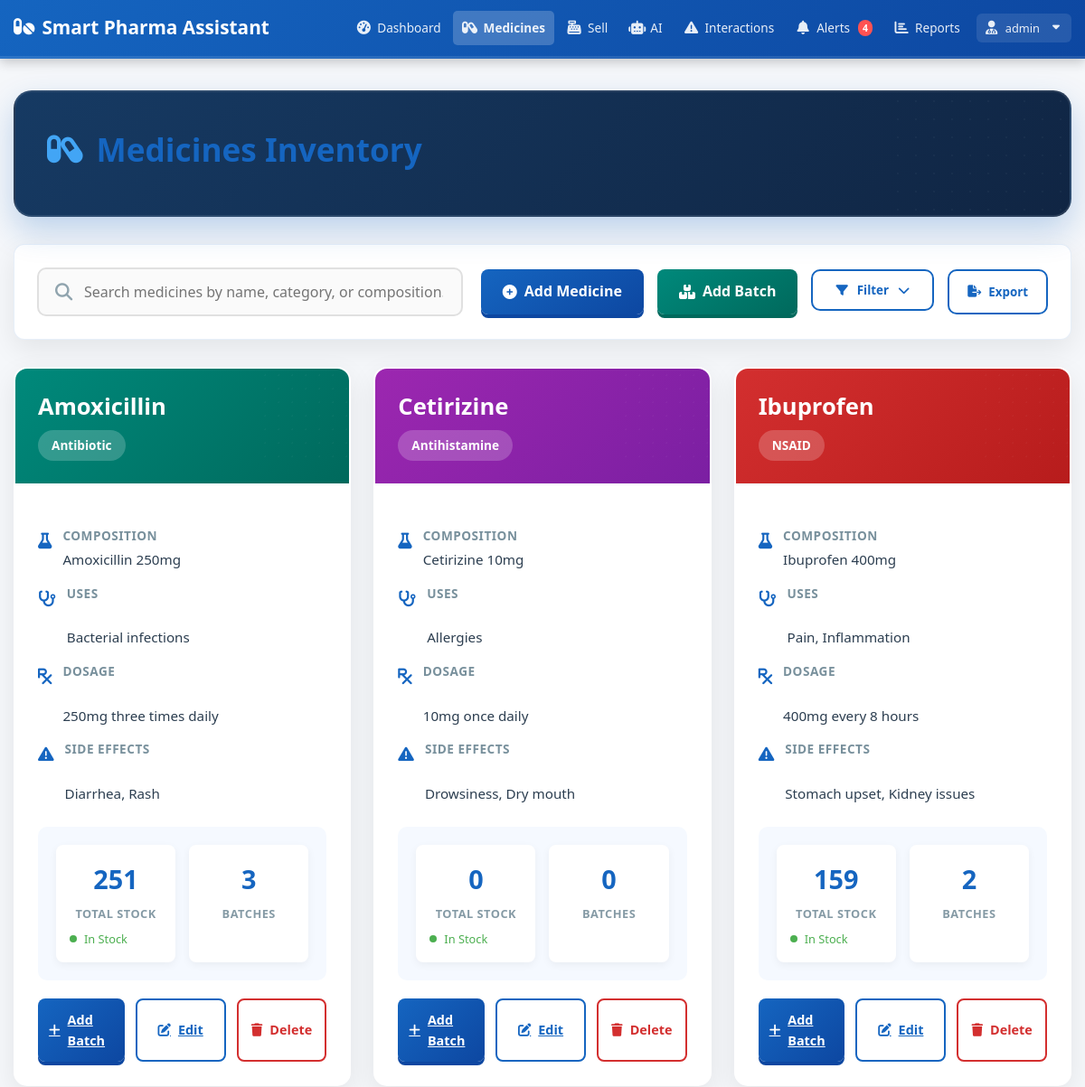
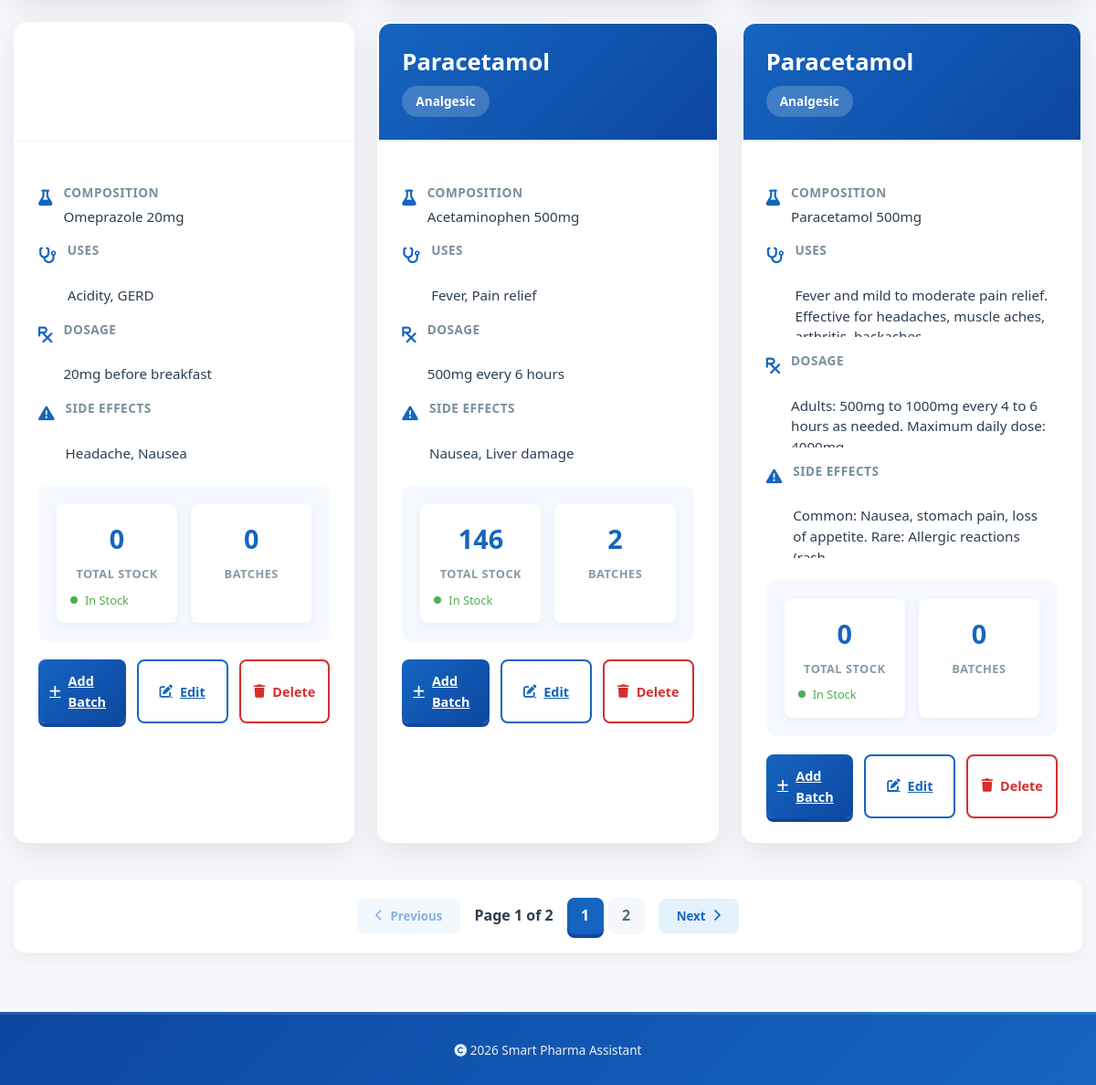
The app's page /medicines (signed in) with its own data (2 pictures, top to bottom).
### tables this page shows
CREATE TABLE medicines (
            id INTEGER PRIMARY KEY AUTOINCREMENT,
            name TEXT NOT NULL,
            composition TEXT,
            uses TEXT,
            dosage TEXT,
            side_effects TEXT,
            category TEXT,
            created_at TIMESTAMP DEFAULT CURRENT_TIMESTAMP,
            updated_at TIMESTAMP DEFAULT CURRENT_TIMESTAMP
        );

### app.py (the view)
@app.route('/medicines')
@login_required
def view_medicines():
    try:
        db = get_db()
        medicines = db.execute('''
            SELECT m.*,
                   COALESCE(SUM(b.quantity), 0) as total_stock,
                   COUNT(b.id) as batch_count
            FROM medicines m
            LEFT JOIN batches b ON m.id = b.medicine_id
            GROUP BY m.id
            ORDER BY m.name
        ''').fetchall()
        db.close()
        return render_template('view_medicines.html',
                             medicines=medicines,
                             current_date=datetime.now())
    except Exception as e:
        flash(f'❌ Error loading medicines: {str(e)}', 'danger')
        return redirect(url_for('dashboard'))

### templates/view_medicines.html (shortened to what this page needs)
{% extends "base.html" %}
{% block content %}
<div class="inventory-container">
    <div class="page-header">
        <h1 class="page-title">
            <i class="fas fa-capsules"></i> Medicines Inventory
        </h1>
    </div>
    <div class="action-bar">
        <div class="search-container">
            <input type="text"
                   id="searchInput"
                   class="search-input"
                   placeholder="Search medicines by name, category, or composition..."
                   aria-label="Search medicines">
            <span class="search-icon">
            </span>
        </div>
        <div class="action-buttons">
            <a href="{{ url_for('add_medicine') }}" class="btn btn-primary" style="display: inline-flex; align-items: center; gap: 8px;">
                <i class="fas fa-plus-circle"></i> Add Medicine
            </a>
            <a href="{{ url_for('add_batch') }}" class="btn btn-secondary" style="display: inline-flex; align-items: center; gap: 8px;">
                <i class="fas fa-boxes"></i> Add Batch
            </a>
            <div class="filter-dropdown">
                <button class="filter-btn" id="filterToggle">
                    <i class="fas fa-filter"></i> Filter
                    <i class="fas fa-chevron-down"></i>
                </button>
            </div>
            <div class="export-buttons">
                <button class="export-btn" id="exportBtn">
                    <i class="fas fa-file-export"></i> Export
                </button>
            </div>
        </div>
    </div>
    {% if medicines %}
    <div class="cards-container" id="medicinesGrid">
        {% for medicine in medicines %}
        {% set category_class = 'category-' + medicine.category.lower().replace(' ', '-').replace('/', '-') %}
        <div class="medicine-card"
             data-name="{{ medicine.name.lower() }}"
             data-category="{{ medicine.category }}"
             data-composition="{{ medicine.composition.lower() if medicine.composition else '' }}"
             data-stock="{% if medicine.total_stock and medicine.total_stock > 10 %}in_stock{% elif medicine.total_stock and medicine.total_stock > 0 %}low_stock{% else %}out_of_stock{% endif %}">
            <div class="card-header {{ category_class }}">
                <h3 class="medicine-name">{{ medicine.name }}</h3>
                <span class="medicine-category">{{ medicine.category }}</span>
            </div>
            <div class="card-body">
                <div class="medicine-details">
                    <div class="detail-row">
                        <span class="detail-icon">
                            <i class="fas fa-flask"></i>
                        </span>
                        <div class="detail-content">
                            <div class="detail-label">Composition</div>
                            <div class="detail-value">
                                {{ medicine.composition if medicine.composition else 'Not specified' }}
                            </div>
                        </div>
                    </div>
                    <div class="detail-row">
                        <span class="detail-icon">
                            <i class="fas fa-stethoscope"></i>
                        </span>
                        <div class="detail-content">
                            <div class="detail-label">Uses</div>
                            <div class="detail-value multiline" title="{{ medicine.uses if medicine.uses else 'Not specified' }}">
                                {{ medicine.uses[:100] if medicine.uses else 'Not specified' }}{% if medicine.uses and medicine.uses|length > 100 %}...{% endif %}
                            </div>
                        </div>
                    </div>
                    <div class="detail-row">
                        <span class="detail-icon">
                            <i class="fas fa-prescription"></i>
                        </span>
                        <div class="detail-content">
                            <div class="detail-label">Dosage</div>
                            <div class="detail-value multiline" title="{{ medicine.dosage if medicine.dosage else 'Not specified' }}">
                                {{ medicine.dosage[:80] if medicine.dosage else 'Not specified' }}{% if medicine.dosage and medicine.dosage|length > 80 %}...{% endif %}
                            </div>
                        </div>
                    </div>
                    {% if medicine.side_effects %}
                    <div class="detail-row">
                        <span class="detail-icon">
                            <i class="fas fa-exclamation-triangle"></i>
                        </span>
                        <div class="detail-content">
                            <div class="detail-label">Side Effects</div>
                            <div class="detail-value multiline" title="{{ medicine.side_effects }}">
                                {{ medicine.side_effects[:80] }}{% if medicine.side_effects|length > 80 %}...{% endif %}
                            </div>
                        </div>
                    </div>
                    {% endif %}
                </div>
                {% if medicine.total_stock is not none %}
                <div class="batch-summary">
                    <div class="batch-stats">
                        <div class="stat-item">
                            <div class="stat-value">{{ medicine.total_stock or 0 }}</div>
                            <div class="stat-label">Total Stock</div>
                            {% if medicine.total_stock and medicine.total_stock <= 10 %}
                            <div class="batch-status">
                                <span class="status-dot status-warning"></span>
                                <small style="color: #FF9800; font-size: 0.8rem;">Low Stock</small>
                            </div>
                            {% elif medicine.total_stock and medicine.total_stock == 0 %}
                            <div class="batch-status">
                                <span class="status-dot status-danger"></span>
                                <small style="color: #F44336; font-size: 0.8rem;">Out of Stock</small>
                            </div>
                            {% else %}
                            <div class="batch-status">
                                <span class="status-dot status-good"></span>
                                <small style="color: #4CAF50; font-size: 0.8rem;">In Stock</small>
                            </div>
                            {% endif %}
                        </div>
                        <div class="stat-item">
                            <div class="stat-value">{{ medicine.batch_count or 0 }}</div>
                            <div class="stat-label">Batches</div>
                        </div>
                    </div>
                </div>
                {% endif %}
                <div class="card-actions">
                    <a href="{{ url_for('add_batch') }}?medicine_id={{ medicine.id }}"
                       class="action-btn primary"
                       title="Add batch to this medicine">
                        <i class="fas fa-plus"></i> Add Batch
                    </a>
                    <a href="{{ url_for('edit_medicine', id=medicine.id) }}"
                       class="action-btn secondary"
                        title="Edit medicine details">
                        <i class="fas fa-edit"></i> Edit
                    </a>
                    <button class="action-btn danger delete-btn"
                            data-medicine-id="{{ medicine.id }}"
                            data-medicine-name="{{ medicine.name }}"
                            title="Delete this medicine">
                        <i class="fas fa-trash"></i> Delete
                    </button>
                </div>
            </div>
        </div>
        {% endfor %}
    </div>
    <div class="pagination-container" id="paginationContainer" style="display: none;">
        <button class="pagination-btn" id="prevPage" disabled>
            <i class="fas fa-chevron-left"></i> Previous
        </button>
        <div class="page-info">
            Page <span id="currentPage">1</span> of <span id="totalPages">1</span>
        </div>
        <div class="page-numbers" id="pageNumbers">
        </div>
        <button class="pagination-btn" id="nextPage" disabled>
            Next <i class="fas fa-chevron-right"></i>
        </button>
    </div>
    {% endif %}
</div>
{% endblock %}

### templates/base.html (shortened to what this page needs)
<!DOCTYPE html>
<html lang="en">
<head>
    <link rel="stylesheet" href="{{ url_for('static', filename='css/theme-3d.css') }}">
    <link rel="stylesheet" href="https://cdnjs.cloudflare.com/ajax/libs/font-awesome/6.4.0/css/all.min.css">
</head>
<body>
    <nav class="navbar">
        <div class="container" style="display: flex; justify-content: space-between; align-items: center; max-width: 1200px; margin: 0 auto; padding: 0 15px;">
            <a href="{{ url_for('dashboard') }}" class="nav-brand">
                <i class="fas fa-pills"></i> Smart Pharma Assistant
            </a>
            {% if session.get('user_id') %}
            <ul class="nav-menu">
                <li>
                    <a href="{{ url_for('dashboard') }}" class="nav-link {% if request.endpoint == 'dashboard' %}active{% endif %}">
                        <i class="fas fa-tachometer-alt"></i> Dashboard
                    </a>
                </li>
                <li>
                    <a href="{{ url_for('view_medicines') }}" class="nav-link {% if request.endpoint in ['view_medicines', 'add_medicine', 'edit_medicine', 'medicine_details'] %}active{% endif %}">
                        <i class="fas fa-capsules"></i> Medicines
                    </a>
                </li>
                <li>
                    <a href="{{ url_for('sell_medicine') }}" class="nav-link {% if request.endpoint == 'sell_medicine' %}active{% endif %}">
                        <i class="fas fa-cash-register"></i> Sell
                    </a>
                </li>
                <li>
                    <a href="{{ url_for('recommend_medicine') }}" class="nav-link {% if request.endpoint == 'recommend_medicine' %}active{% endif %}">
                        <i class="fas fa-robot"></i> AI
                    </a>
                </li>
                <li>
                    <a href="{{ url_for('check_interaction') }}" class="nav-link {% if request.endpoint in ['check_interaction', 'interaction_result'] %}active{% endif %}">
                        <i class="fas fa-exclamation-triangle"></i> Interactions
                    </a>
                </li>
                <li>
                    <a href="{{ url_for('view_alerts') }}" class="nav-link {% if request.endpoint == 'view_alerts' %}active{% endif %}">
                        <i class="fas fa-bell"></i> Alerts
                        {% if g.get('unread_alerts_count', 0) > 0 %}
                        <span class="alert-badge">{{ g.unread_alerts_count }}</span>
                        {% endif %}
                    </a>
                </li>
                <li>
                    <a href="{{ url_for('reports') }}" class="nav-link {% if request.endpoint == 'reports' %}active{% endif %}">
                        <i class="fas fa-chart-bar"></i> Reports
                    </a>
                </li>
                <li style="position: relative; margin-left: 5px;">
                    <a href="#" class="nav-link user-dropdown" id="userDropdown" style="background: rgba(255, 255, 255, 0.1); padding: 6px 8px;">
                        <i class="fas fa-user-md"></i>
                        <span style="max-width: 80px; overflow: hidden; text-overflow: ellipsis; font-size: 0.8rem;">
                            {{ session.username[:8] if session.username and session.username|length > 8 else session.username if session.username else 'User' }}
                        </span>
                        <i class="fas fa-caret-down" style="margin-left: 3px; font-size: 0.8rem;"></i>
                    </a>
                </li>
            </ul>
            {% endif %}
        </div>
    </nav>
    <div class="container" style="max-width: 1200px; margin: 0 auto; padding: 15px; min-height: 70vh;">
        {% block content %}{% endblock %}
    </div>
    <footer style="background: linear-gradient(135deg, #0D47A1, #1565C0); color: white; padding: 20px 0; margin-top: 30px; border-top: 3px solid rgba(255, 255, 255, 0.1);">
        <div style="max-width: 1200px; margin: 0 auto; padding: 0 15px; text-align: center;">
            <p style="margin: 8px 0; font-size: 0.85rem; opacity: 0.9;">
                <i class="fas fa-copyright"></i> 2026 Smart Pharma Assistant
            </p>
        </div>
    </footer>
</body>
</html>

### records on screen
medicines: name "Amoxicillin", category "Antibiotic", composition "Amoxicillin 250mg", uses "Bacterial infections", dosage "250mg three times daily", side_effects "Diarrhea, Rash", total_stock "251", id "3"
medicines: name "Cetirizine", category "Antihistamine", composition "Cetirizine 10mg", uses "Allergies", dosage "10mg once daily", side_effects "Drowsiness, Dry mouth", total_stock "0", batch_count "0"
medicines: name "Ibuprofen", category "NSAID", composition "Ibuprofen 400mg", uses "Pain, Inflammation", dosage "400mg every 8 hours", side_effects "Stomach upset, Kidney issues", total_stock "159", id "2"
medicines: composition "Omeprazole 20mg", uses "Acidity, GERD", dosage "20mg before breakfast", side_effects "Headache, Nausea", total_stock "0", batch_count "0"
medicines: name "Paracetamol", category "Analgesic", composition "Acetaminophen 500mg", uses "Fever, Pain relief", dosage "500mg every 6 hours", side_effects "Nausea, Liver damage", total_stock "146", batch_count "2"
medicines: name "Paracetamol", category "Analgesic", composition "Paracetamol 500mg", uses "Fever and mild to moderate pain relief. Effective for headaches, muscle aches,…", dosage "Adults: 500mg to 1000mg every 4 to 6 hours as needed. Maximum daily dose:…", side_effects "Common: Nausea, stomach pain, loss of appetite. Rare: Allergic reactions…", total_stock "0", batch_count "0"

### other values on screen
{{ g.unread_alerts_count }} "4"
